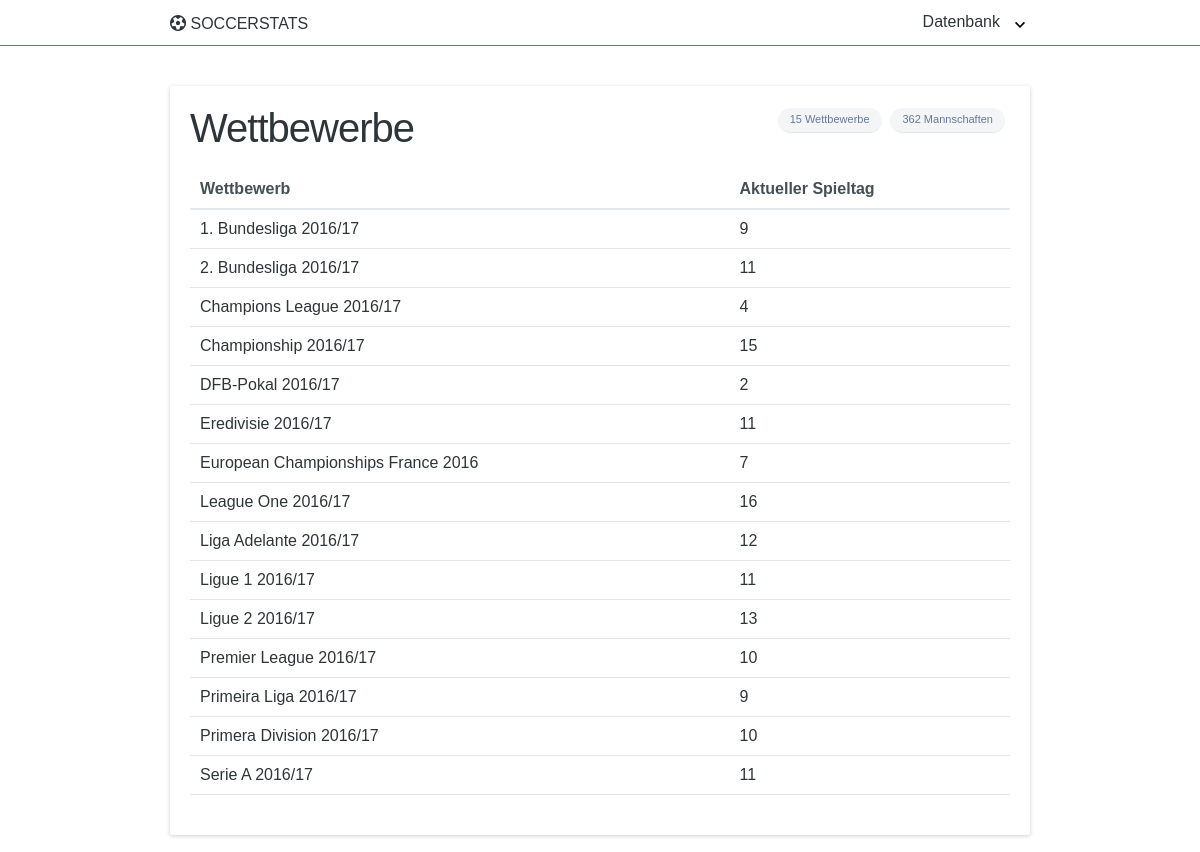
The app's page / (upper part), older data.
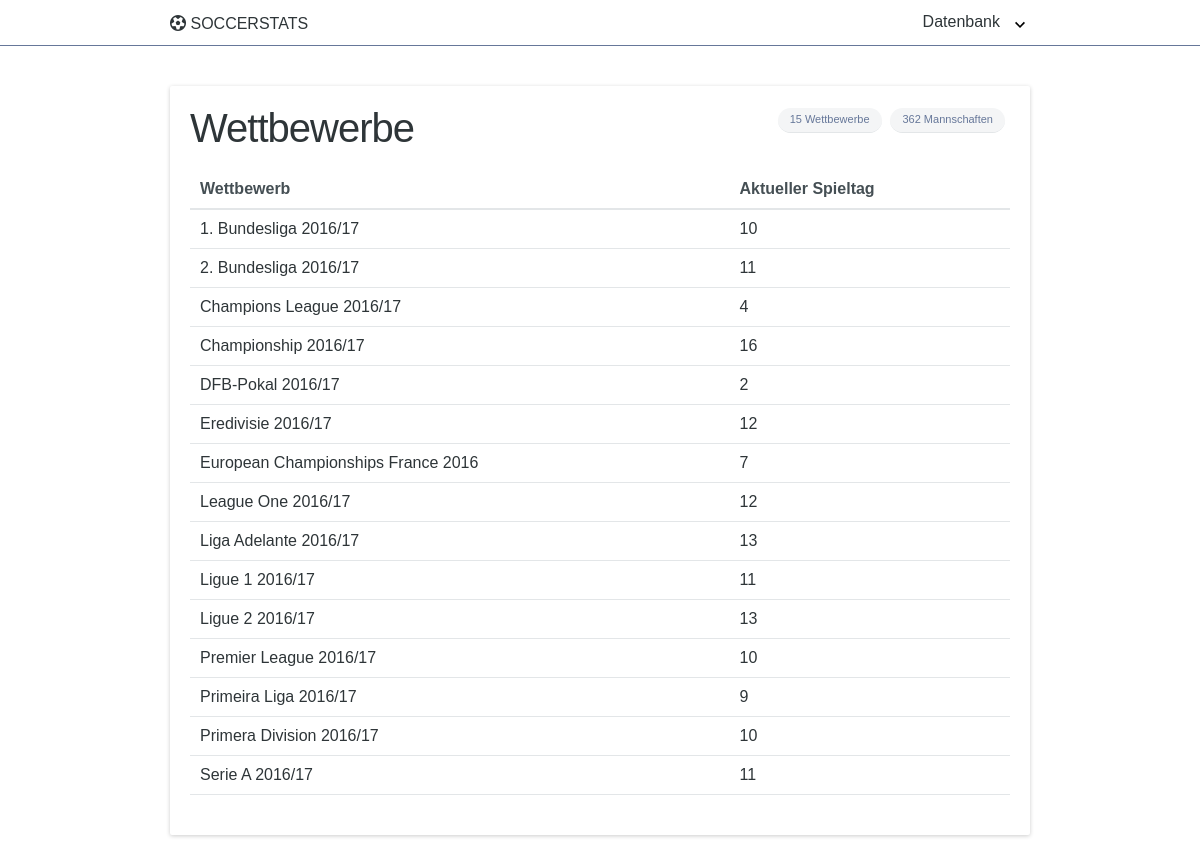
The same page, newer data.
### competition/models.py (models this page shows, shortened)
class Competition(models.Model):
    id = models.PositiveSmallIntegerField(primary_key=True)
    caption = models.CharField(max_length=255)
    league = models.CharField(
        max_length=255,
        choices=((subclass.choices()[0], subclass.choices()[1]) for subclass in CompetitionId.__subclasses__())
    )
    year = models.IntegerField(choices=[(r, r) for r in range(1980, (datetime.datetime.now().year + 1))])
    current_matchday = models.PositiveSmallIntegerField()
    number_of_matchdays = models.PositiveSmallIntegerField()
    number_of_teams = models.PositiveSmallIntegerField()
    number_of_games = models.PositiveSmallIntegerField()
    last_updated = models.DateTimeField()
    class Meta:
        ordering = ['caption']

### SoccerStats/views.py (the view)
# urls.py: url(r'^$', views.index, name='index'),
def index(request):
    from competition.models import Competition
    from fixture.models import Fixture
    from player.models import Player
    from table.models import CupTable
    from table.models import LeagueTable
    from team.models import Team
    from django.db.models import Avg, Sum, DecimalField
    cup_tables_current_matchday = CupTable.objects.raw('''
            SELECT cup_table1.id, cup_table1.league_caption, cup_table1.matchday
            FROM table_cuptable cup_table1, (
              SELECT league_caption, MAX(matchday) AS current_matchday
              FROM table_cuptable
              GROUP BY league_caption
            ) AS cup_table2
            WHERE cup_table1.league_caption = cup_table2.league_caption
            AND cup_table1.matchday = cup_table2.current_matchday
            ''')
    league_tables_current_matchday = LeagueTable.objects.raw('''
            SELECT league_table1.id, league_table1.league_caption, league_table1.matchday
            FROM table_leaguetable league_table1, (
              SELECT league_caption, MAX(matchday) AS current_matchday
              FROM table_leaguetable
              GROUP BY league_caption
            ) AS league_table2
            WHERE league_table1.league_caption = league_table2.league_caption
            AND league_table1.matchday = league_table2.current_matchday
            ''')
    return render(request, 'SoccerStats/index.html', {
        'competition': {
            'list': Competition.objects.only('id', 'caption', 'current_matchday'),
            'count': Competition.objects.count(),
            'team': Competition.objects.aggregate(count=Sum('number_of_teams'))
        },
        'fixture': {
            'count': Fixture.objects.count(),
            'last_five': Fixture.objects.filter(status='FINISHED').order_by('-date')[:5],
            'result_avg': Fixture.objects.aggregate(
                goals_home_team=Avg(
                    'result__goals_home_team',
                    output_field=DecimalField(decimal_places=2),
                ),
                goals_away_team=Avg(
                    'result__goals_away_team',
                    output_field=DecimalField(decimal_places=2),
                ),
            )
        },
        'player': {
            'count': Player.objects.count(),
            'market_value': Player.objects.aggregate(
                avg=Avg(
                    'market_value',
                    output_field=DecimalField(decimal_places=2),
                ),
            ),
            'best_five': Player.objects.order_by('-market_value')[:5],
        },
        'cup_table': {
            'list': cup_tables_current_matchday,
            'count': len(list(cup_tables_current_matchday)),
        },
        'league_table': {
            'list': league_tables_current_matchday,
            'count': len(list(league_tables_current_matchday)),
        },
        'team': {
            'count': Team.objects.count(),
            'squad_market_value': Team.objects.aggregate(
                avg=Avg(
                    'squad_market_value',
                    output_field=DecimalField(decimal_places=2),
                )
            ),
            'best_five': Team.objects.order_by('-squad_market_value')[:5],
        }
    })

### SoccerStats/custom_context_processors.py (called while the page is built)
def competition_caption_processor(request):
    return {'captions': Competition.objects.all().values_list('caption', flat=True)}

def competition_league_processor(request):
    return {'leagues': [CompetitionId.reverse_lookup(competition).value for competition in
                        Competition.objects.all().values_list('league', flat=True)]}

### competition/models.py (called while the page is built)
    @classmethod
    def reverse_lookup(cls, value):
        for subclass in cls.__subclasses__():
            for _, member in subclass.__members__.items():
                if member.name == value:
                    return member

### templates/SoccerStats/index.html (shortened to what this page needs)
{% extends 'SoccerStats/base.html' %}
{% load humanize %}
{% block content %}
    <card>
        <grid>
            <div col="1/3">
                <h1>Wettbewerbe</h1>
            </div>
            <div col="2/3" txt="r">
                <tag>{{ competition.count }} Wettbewerbe</tag>
                <tag>{{ competition.team.count }} Mannschaften</tag>
            </div>
        </grid>
        <table>
            <thead>
            <tr>
                <th>Wettbewerb</th>
                <th>Aktueller Spieltag</th>
            </tr>
            </thead>
            <tbody>
            {% for competition in competition.list %}
                <tr onclick="document.location.href = '{% url 'competition:detail' competition.id %}'"
                    style="cursor: hand">
                    <td>{{ competition.caption }}</td>
                    <td>{{ competition.current_matchday }}</td>
                </tr>
            {% endfor %}
            </tbody>
        </table>
    </card>
{% endblock %}

Row changes from the older to the newer data that the page shows:
changed Competition "1. Bundesliga 2016/17": current_matchday "9" → "10"
changed Competition "Championship 2016/17": current_matchday "15" → "16"
changed Competition "Eredivisie 2016/17": current_matchday "11" → "12"
changed Competition "League One 2016/17": current_matchday "16" → "12"
changed Competition "Liga Adelante 2016/17": current_matchday "12" → "13"
